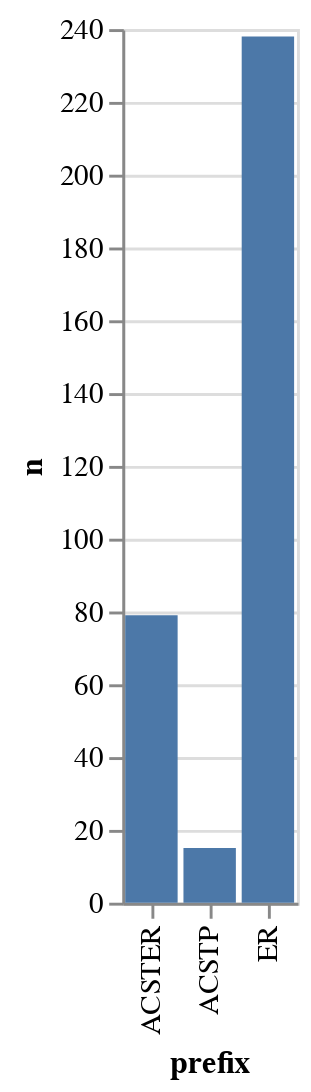

Notebook code for this chart:
### Code cell
(alt.Chart(df_hc_prefix_count).mark_bar().encode(
    x = "prefix",
    y = "n"))

### Figure 1 — Vega-Lite specification as saved in the notebook (floating-point values rounded to 4 significant figures)
{"config": {"view": {"continuousWidth": 300, "continuousHeight": 300}}, "data": {"name": "data-098391ebcae02e098ca97fbf41a7b8fe"}, "mark": {"type": "bar"}, "encoding": {"x": {"field": "prefix", "type": "nominal"}, "y": {"field": "n", "type": "quantitative"}}, "$schema": "https://vega.github.io/schema/vega-lite/v5.8.0.json", "datasets": {"data-098391ebcae02e098ca97fbf41a7b8fe": [{"prefix": "ER", "n": 238}, {"prefix": "ACSTER", "n": 79}, {"prefix": "ACSTP", "n": 15}]}}
